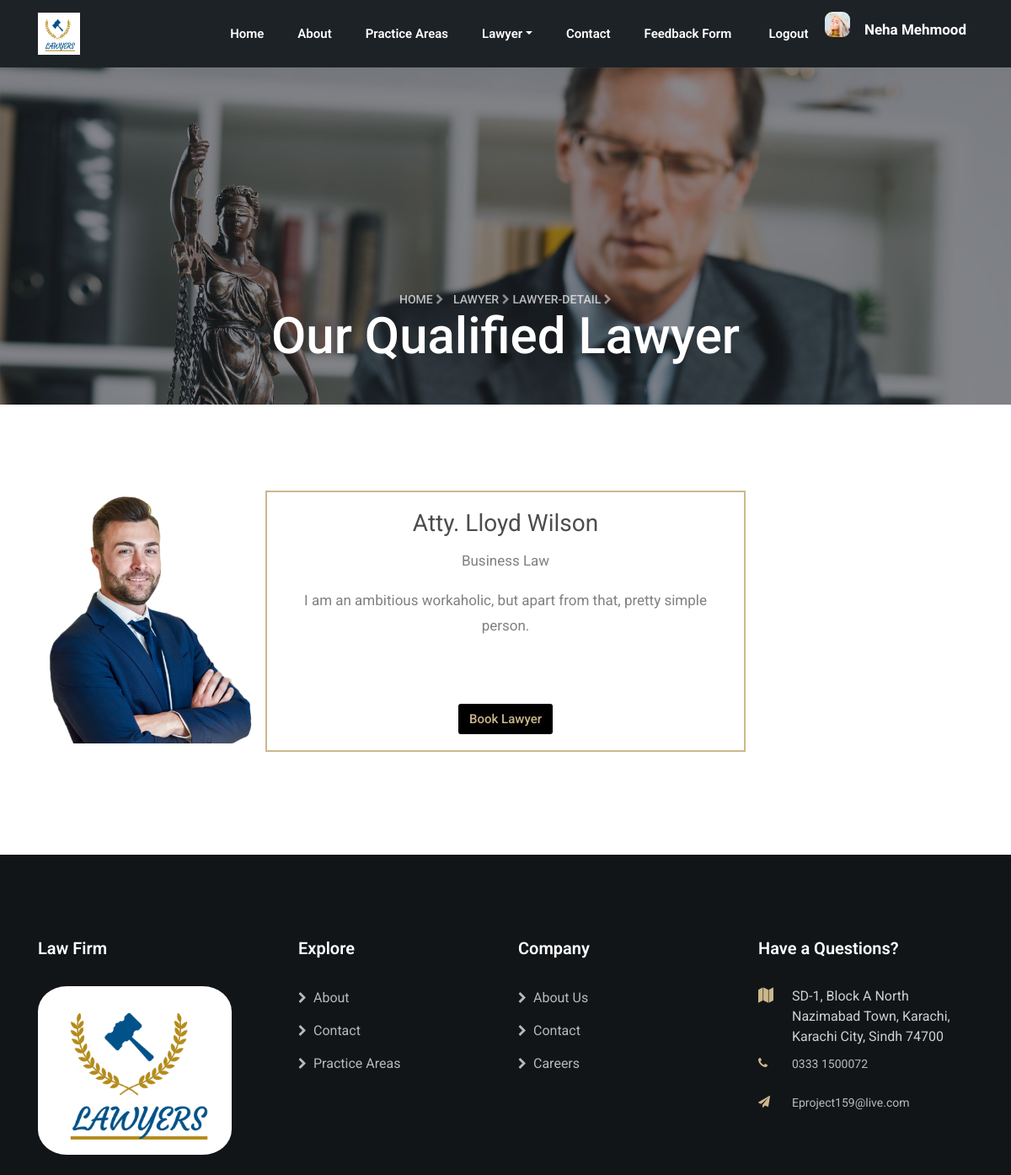
/law-firm-master/Lawyer-detail.php?id=4 (signed in), run on the app's committed database.
### tables this page shows
CREATE TABLE `lawyers` (
  `lid` int(11) NOT NULL,
  `l_name` varchar(50) NOT NULL,
  `Lmail` varchar(50) NOT NULL,
  `Lpass` varchar(50) NOT NULL,
  `cid` int(11) DEFAULT NULL,
  `l_detail` varchar(200) NOT NULL,
  `l_pic` varchar(100) NOT NULL
);

CREATE TABLE `category` (
  `cid` int(11) NOT NULL,
  `c_name` varchar(50) NOT NULL,
  `c_details` varchar(100) NOT NULL,
  `c_icon` varchar(100) NOT NULL
);

### law-firm-master/Lawyer-detail.php (the view, shortened to what this page needs)
<?php
include("dbconn.php");
$id = $_GET['id'];
$querylaw = "select lid,c_name,l_name,l_detail,l_pic FROM lawyers JOIN category ON category.cid=lawyers.cid  where lawyers.lid = $id ";
$rawlaw = mysqli_query($conn, $querylaw);
$rowlaw = mysqli_fetch_array($rawlaw);
?>
<!DOCTYPE html>
<html lang="en">
<head>
  <link rel="stylesheet" href="https://cdnjs.cloudflare.com/ajax/libs/font-awesome/4.7.0/css/font-awesome.min.css">
  <link rel="stylesheet" href="css/animate.css">
  <link rel="stylesheet" href="css/owl.carousel.min.css">
  <link rel="stylesheet" href="css/owl.theme.default.min.css">
  <link rel="stylesheet" href="css/magnific-popup.css">
  <link rel="stylesheet" href="css/flaticon.css">
  <link rel="stylesheet" href="css/style.css">
  <link rel="stylesheet" href="css/stylede.css">
</head>
<body>
  <?php include('navbar.php');
  ?>
  <section class="hero-wrap hero-wrap-2" style="background-image: url('images/bg_5.jpg');" data-stellar-background-ratio="0.5">
    <div class="overlay"></div>
    <div class="container">
      <div class="row no-gutters slider-text align-items-end justify-content-center">
        <div class="col-md-9 ftco-animate mb-5 text-center">
          <p class="breadcrumbs mb-0"><span class="mr-2"><a href="index.php">Home <i class="fa fa-chevron-right"></i></a></span><span> <a href="lawyer.php">Lawyer <i class="fa fa-chevron-right"></i></a></span><span> <a href="Lawyer-detail.php">Lawyer-Detail <i class="fa fa-chevron-right"></i></a></span></p>
          <h1 class="mb-0 bread">Our Qualified Lawyer</h1>
        </div>
      </div>
    </div>
  </section>
  <section class="ftco-section" style="align-items: center !important;">
    <div class="container">
      <div class="row">
        <div class="col-md-3">
          <div class="staff">
            <div class="img-wrap d-flex align-items-stretch">
              <div class="img align-self-stretch" style="background-image: url(<?= $rowlaw['l_pic'] ?>);"></div>
            </div>
          </div>
        </div>
        <div class="col-md-6 box">
          <div class="text pt-3 text-center">
            <h3><?= $rowlaw['l_name'] ?></h3>
            <p><?= $rowlaw['c_name'] ?></p>
            <div class="faded">
              <p><?= $rowlaw['l_detail'] ?></p>
              <br />
              <br />
              <a href="book_lawyer.php?id=<?= $rowlaw[0] ?>" name="btn"><input class="btn btnside" type="submit" value="Book Lawyer"></a>
            </div>
          </div>
        </div>
      </div>
    </div>
  </section>
  <?php include('footer.php');
  ?>
</body>
</html>

### law-firm-master/css/stylede.css (style rules this page uses)
.box { border: 2px solid #cbb88c; height: 310px; width: 110px; }
.btnside { background-color: black; color: #cbb88c; }

### data on the page
lawyers: l_pic (picture), l_name "Atty. Lloyd Wilson", cid.c_name "Business Law", l_detail "I am an ambitious workaholic, but apart from that, pretty simple person."

### other printed values
$_SESSION['cname'] "Neha Mehmood"
